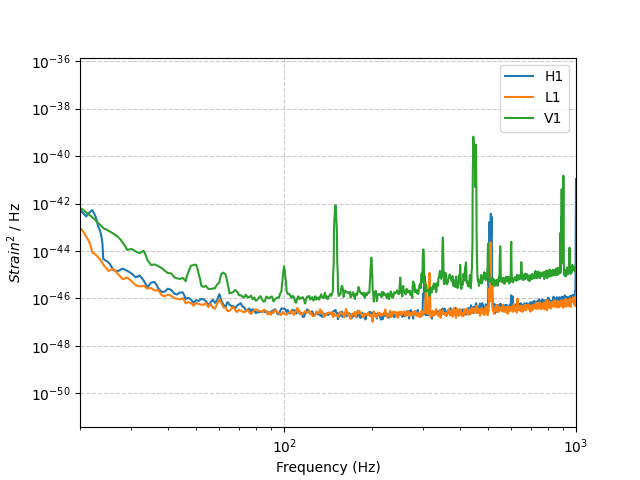

This figure's Python source:
import readligo
import numpy as np
import matplotlib.pyplot as plt
from pycbc import types
from pycbc.psd import interpolate, welch
from pycbc.filter import highpass_fir

H1 = 'H-H1_GWOSC_4KHZ_R1-1264316101-32.hdf5'
L1 = 'L-L1_GWOSC_4KHZ_R1-1264316101-32.hdf5'
V1 = 'V-V1_GWOSC_4KHZ_R1-1264316101-32.hdf5'

for data,dect in zip([H1, L1, V1],['H1','L1','V1']) :
	strain, time, channel_dict = readligo.loaddata(data)
	strain = types.TimeSeries(strain , delta_t = 1/4096)
	strain = highpass_fir(strain, 15, 8)
	psd = interpolate(welch(strain), delta_f = 1/32)
	plt.loglog(psd.sample_frequencies, psd, label = dect)

plt.xlabel('Frequency (Hz)')
plt.ylabel('$Strain^{2}$ / Hz')
plt.grid(alpha = 0.4, color = 'grey', ls='--')
plt.xlim(20,1000)
plt.legend()
plt.show()
